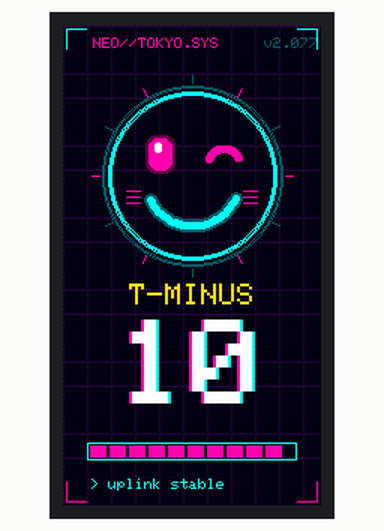
Recording of a sketch running on a simulated ESP32-C6. Shown: 172×320 colour display. Random numbers use the default seed unless the sketch sets one.

Above: at 0.52 s.
At 7.8 s:
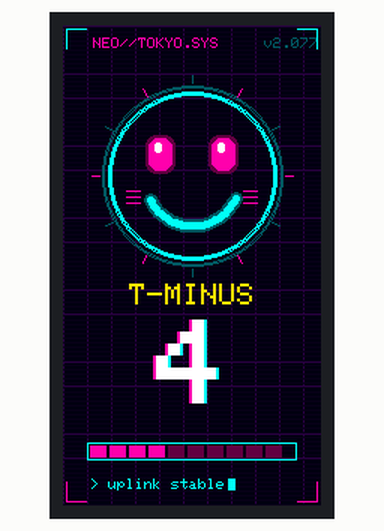
At 11.8 s:
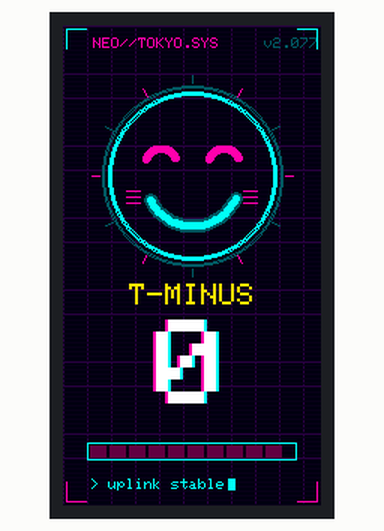
At 14.7 s:
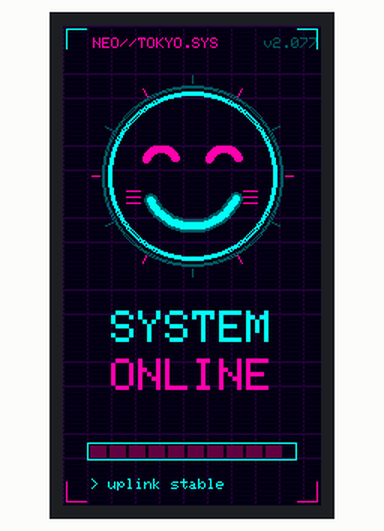
At 22.4 s:
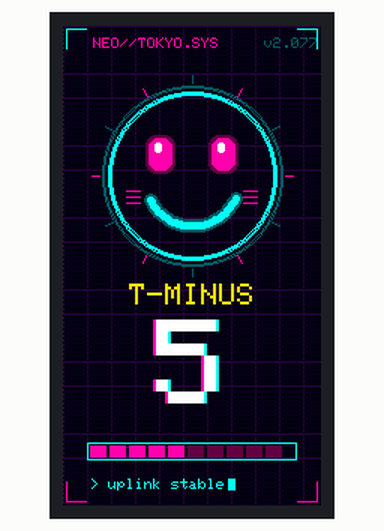
At 30.0 s:
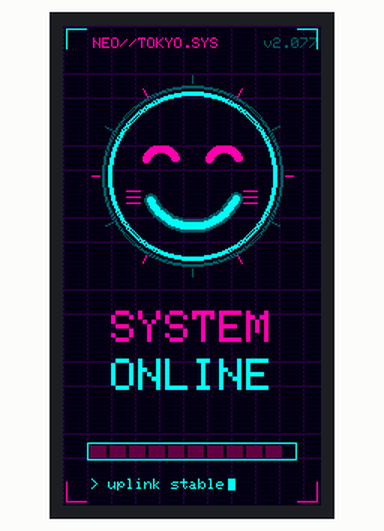

Measured:
- what the display in image 0 shows lasts 0.4 s, from 0.3 s to 0.7 s
- what the display in image 1 shows lasts 0.5 s, from 7.8 s to 8.3 s
- what the display in image 3 shows lasts 0.8 s, from 14.7 s to 15.5 s

The sketch:

CyberWinkCountdown.ino
```cpp
/*
  Cyberpunk Winking Smiley Countdown (10 -> 0)
  Board : Waveshare ESP32-C6-LCD-1.47 (ST7789, 172x320 IPS)
  Lib   : GFX Library for Arduino (Arduino_GFX_Library) by moononournation

  Uses an off-screen canvas (framebuffer) so the animation is flicker-free.
*/

#include <Arduino_GFX_Library.h>

// ---------- Waveshare ESP32-C6-LCD-1.47 pinout ----------
#define LCD_MOSI 6
#define LCD_SCLK 7
#define LCD_CS   14
#define LCD_DC   15
#define LCD_RST  21
#define LCD_BL   22

#define SCREEN_W 172
#define SCREEN_H 320

// Arduino_ESP32SPI isn't built for the ESP32-C6, so use the generic hardware SPI bus
Arduino_DataBus *bus = new Arduino_HWSPI(LCD_DC, LCD_CS, LCD_SCLK, LCD_MOSI, GFX_NOT_DEFINED);
// ST7789 172x320 panel: column offset 34 on both sides
Arduino_GFX *panel = new Arduino_ST7789(bus, LCD_RST, 0 /* rotation */, true /* IPS */,
                                        SCREEN_W, SCREEN_H, 34, 0, 34, 0);
Arduino_Canvas *gfx = new Arduino_Canvas(SCREEN_W, SCREEN_H, panel);

// ---------- Cyberpunk palette (RGB565) ----------
constexpr uint16_t c565(uint8_t r, uint8_t g, uint8_t b) {
  return ((r & 0xF8) << 8) | ((g & 0xFC) << 3) | (b >> 3);
}
const uint16_t COL_BG       = c565(6, 0, 18);      // deep night purple
const uint16_t COL_GRID     = c565(40, 0, 70);     // dim violet grid
const uint16_t COL_SCAN     = c565(14, 0, 30);     // scanline
const uint16_t COL_CYAN     = c565(0, 255, 240);   // neon cyan
const uint16_t COL_CYAN_DIM = c565(0, 90, 100);
const uint16_t COL_MAGENTA  = c565(255, 0, 170);   // hot pink
const uint16_t COL_MAG_DIM  = c565(100, 0, 70);
const uint16_t COL_YELLOW   = c565(255, 230, 0);   // warning yellow
const uint16_t COL_WHITE    = c565(255, 255, 255);

// ---------- Layout ----------
const int FACE_CX = SCREEN_W / 2;
const int FACE_CY = 100;
const int FACE_R  = 56;

// ---------- Helpers ----------

// Thick arc made of small filled circles. Angles in degrees,
// 0 = 3 o'clock, positive = clockwise (screen Y points down).
void thickArc(int cx, int cy, int r, int a0, int a1, int thick, uint16_t color) {
  for (int a = a0; a <= a1; a += 3) {
    float rad = a * DEG_TO_RAD;
    int x = cx + (int)(r * cos(rad));
    int y = cy + (int)(r * sin(rad));
    gfx->fillCircle(x, y, thick, color);
  }
}

// Centered text using the built-in 6x8 font
void centerText(const char *txt, int y, uint8_t size, uint16_t color, int dx = 0) {
  int w = strlen(txt) * 6 * size;
  gfx->setTextSize(size);
  gfx->setTextColor(color);
  gfx->setCursor((SCREEN_W - w) / 2 + dx, y);
  gfx->print(txt);
}

void drawBackground() {
  gfx->fillScreen(COL_BG);

  // Neon grid
  for (int x = 0; x < SCREEN_W; x += 16) gfx->drawFastVLine(x, 0, SCREEN_H, COL_GRID);
  for (int y = 0; y < SCREEN_H; y += 16) gfx->drawFastHLine(0, y, SCREEN_W, COL_GRID);

  // Scanlines
  for (int y = 1; y < SCREEN_H; y += 3) gfx->drawFastHLine(0, y, SCREEN_W, COL_SCAN);

  // HUD corner brackets
  const int L = 14;
  gfx->drawFastHLine(2, 2, L, COL_CYAN);              gfx->drawFastVLine(2, 2, L, COL_CYAN);
  gfx->drawFastHLine(SCREEN_W - 2 - L, 2, L, COL_CYAN); gfx->drawFastVLine(SCREEN_W - 3, 2, L, COL_CYAN);
  gfx->drawFastHLine(2, SCREEN_H - 3, L, COL_MAGENTA);  gfx->drawFastVLine(2, SCREEN_H - 2 - L, L, COL_MAGENTA);
  gfx->drawFastHLine(SCREEN_W - 2 - L, SCREEN_H - 3, L, COL_MAGENTA);
  gfx->drawFastVLine(SCREEN_W - 3, SCREEN_H - 2 - L, L, COL_MAGENTA);

  // Header
  gfx->setTextSize(1);
  gfx->setTextColor(COL_MAGENTA);
  gfx->setCursor(20, 8);
  gfx->print("NEO//TOKYO.SYS");
  gfx->setTextColor(COL_CYAN_DIM);
  gfx->setCursor(SCREEN_W - 38, 8);
  gfx->print("v2.077");
}

// Open eye: rounded neon "visor" with a highlight
void drawOpenEye(int ex, int ey) {
  gfx->fillRoundRect(ex - 10, ey - 13, 20, 26, 7, COL_MAG_DIM);   // glow
  gfx->fillRoundRect(ex - 8, ey - 11, 16, 22, 6, COL_MAGENTA);
  gfx->fillRoundRect(ex - 4, ey - 8, 5, 7, 2, COL_WHITE);          // shine
}

// Closed (winking) eye: happy "^" curve
void drawWinkEye(int ex, int ey) {
  thickArc(ex, ey + 6, 11, 200, 340, 2, COL_MAGENTA);
}

void drawFace(bool leftClosed, bool rightClosed, int jitterX) {
  int cx = FACE_CX + jitterX;
  int cy = FACE_CY;

  // Outer glow ring + thick neon outline
  gfx->drawCircle(cx, cy, FACE_R + 4, COL_CYAN_DIM);
  gfx->drawCircle(cx, cy, FACE_R + 3, COL_CYAN_DIM);
  for (int i = 0; i < 3; i++) gfx->drawCircle(cx, cy, FACE_R - i, COL_CYAN);

  // Circuit tick marks around the ring
  for (int a = 0; a < 360; a += 30) {
    float rad = a * DEG_TO_RAD;
    int x1 = cx + (int)((FACE_R + 6) * cos(rad));
    int y1 = cy + (int)((FACE_R + 6) * sin(rad));
    int x2 = cx + (int)((FACE_R + 11) * cos(rad));
    int y2 = cy + (int)((FACE_R + 11) * sin(rad));
    gfx->drawLine(x1, y1, x2, y2, (a % 60 == 0) ? COL_MAGENTA : COL_CYAN_DIM);
  }

  // Eyes
  int eyL = cx - 21, eyR = cx + 21, eyY = cy - 14;
  if (leftClosed)  drawWinkEye(eyL, eyY);  else drawOpenEye(eyL, eyY);
  if (rightClosed) drawWinkEye(eyR, eyY);  else drawOpenEye(eyR, eyY);

  // Smile (glow + core)
  thickArc(cx, cy + 2, 32, 25, 155, 4, COL_CYAN_DIM);
  thickArc(cx, cy + 2, 32, 25, 155, 2, COL_CYAN);

  // Cheek "blush" circuitry
  for (int i = 0; i < 3; i++) {
    gfx->drawFastHLine(cx - 44, cy + 10 + i * 4, 10, COL_MAGENTA);
    gfx->drawFastHLine(cx + 34, cy + 10 + i * 4, 10, COL_MAGENTA);
  }
}

// Big countdown number with an RGB-split glitch effect
void drawNumber(int n, bool glitch) {
  char buf[4];
  snprintf(buf, sizeof(buf), "%d", n);

  centerText("T-MINUS", 172, 2, COL_YELLOW);

  int split = glitch ? random(3, 7) : 2;
  centerText(buf, 196, 8, COL_MAGENTA, -split);
  centerText(buf, 196, 8, COL_CYAN, split);
  centerText(buf, 196, 8, COL_WHITE, 0);
}

void drawProgressBar(int n) {
  const int x = 16, y = 278, w = SCREEN_W - 32, h = 12;
  gfx->drawRect(x, y, w, h, COL_CYAN);
  int segW = (w - 4) / 10;
  for (int i = 0; i < 10; i++) {
    uint16_t c = (i < n) ? COL_MAGENTA : COL_MAG_DIM;
    gfx->fillRect(x + 2 + i * segW, y + 2, segW - 2, h - 4, c);
  }
}

void drawFooter(bool cursorOn) {
  gfx->setTextSize(1);
  gfx->setTextColor(COL_CYAN);
  gfx->setCursor(18, 302);
  gfx->print("> uplink stable");
  if (cursorOn) gfx->fillRect(18 + 15 * 6 + 2, 302, 5, 8, COL_CYAN);
}

// Random horizontal glitch bars
void drawGlitchBars() {
  int bars = random(2, 5);
  for (int i = 0; i < bars; i++) {
    int y = random(20, SCREEN_H - 20);
    int x = random(0, SCREEN_W / 2);
    int w = random(20, SCREEN_W - x);
    gfx->fillRect(x, y, w, random(1, 4), random(2) ? COL_MAGENTA : COL_CYAN);
  }
}

// ---------- Main ----------

void setup() {
  Serial.begin(115200);

  pinMode(LCD_BL, OUTPUT);
  digitalWrite(LCD_BL, HIGH);   // backlight on

  if (!gfx->begin()) {
    Serial.println("gfx->begin() failed!");
    while (true) delay(1000);
  }
  randomSeed(esp_random());
}

void runCountdown() {
  for (int n = 10; n >= 0; n--) {
    unsigned long start = millis();
    bool winkRightSide = (n % 2 == 0);   // alternate which eye winks

    while (millis() - start < 1000) {
      unsigned long t = millis() - start;

      bool winking = (t > 150 && t < 500);       // wink mid-second
      bool glitch  = (t < 120) || (random(100) < 4);
      int  jitter  = glitch ? random(-3, 4) : 0;

      drawBackground();
      if (n > 0) {
        drawFace(winking && !winkRightSide, winking && winkRightSide, jitter);
      } else {
        drawFace(true, true, jitter);            // double happy wink at zero
      }
      drawNumber(n, glitch);
      drawProgressBar(n);
      drawFooter((millis() / 400) % 2);
      if (glitch) drawGlitchBars();

      gfx->flush();
      delay(25);
    }
  }
}

void showFinale() {
  unsigned long start = millis();
  while (millis() - start < 3000) {
    bool flash = (millis() / 250) % 2;
    drawBackground();
    drawFace(true, true, random(100) < 10 ? random(-3, 4) : 0);
    centerText("SYSTEM", 190, 3, flash ? COL_MAGENTA : COL_CYAN);
    centerText("ONLINE", 222, 3, flash ? COL_CYAN : COL_MAGENTA);
    drawProgressBar(0);
    drawFooter(flash);
    if (random(100) < 15) drawGlitchBars();
    gfx->flush();
    delay(30);
  }
}

void loop() {
  runCountdown();
  showFinale();   // then loops and counts down again
}
```
